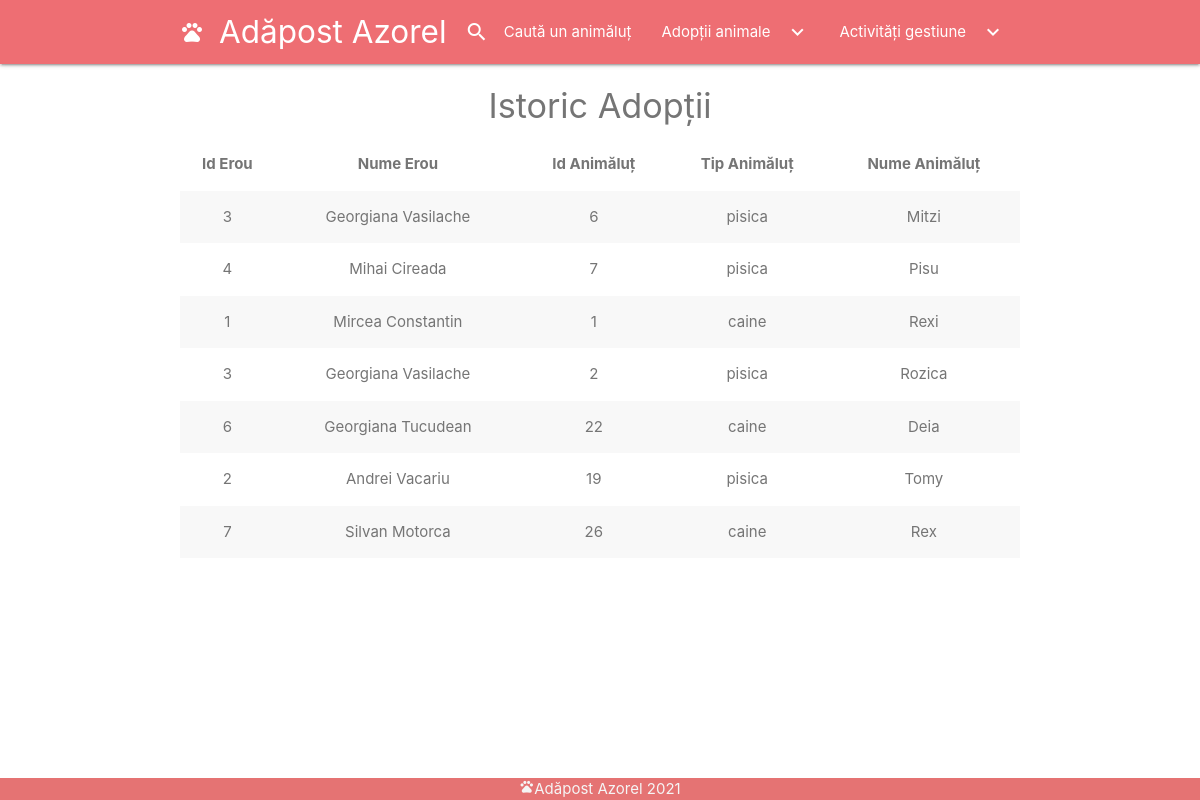
Screenshot of /proiect_adapost/istoric.php with the database file from the repository.
### tables this page shows
CREATE TABLE `clienti` (
  `idClient` int(11) NOT NULL,
  `numeClient` varchar(255) NOT NULL,
  `numarTelefon` varchar(64) NOT NULL,
  `email` varchar(64) NOT NULL,
  `adresa` varchar(255) NOT NULL
);

CREATE TABLE `animale` (
  `idAnimal` int(11) NOT NULL,
  `tip_animal` enum('caine','pisica') NOT NULL,
  `rasa` varchar(64) NOT NULL,
  `culoare` varchar(64) NOT NULL,
  `varsta` int(11) NOT NULL,
  `sex` enum('mascul','femela','necunoscut') NOT NULL,
  `nume` varchar(64) DEFAULT NULL
);

### proiect_adapost/istoric.php (the view, shortened to what this page needs)
<?php
	include('config/db_connect.php');
	$sql = 'SELECT c.idClient, c.numeClient, an.idAnimal, an.tip_animal, an.nume FROM clienti c JOIN adoptii ad ON c.idClient=ad.idClient JOIN animale an ON an.idAnimal = ad.idAnimal';
	$rezultate = mysqli_query($conexiune, $sql);
	$adoptii = mysqli_fetch_all($rezultate, MYSQLI_ASSOC);
?>
<!DOCTYPE html>
<html>
	<?php include('templates/header.php'); ?>
	<section class="container grey-text text-darken-1">
	<h4 class = 'center grey-text text-darken-1'>Istoric Adopții</h4>
	<table class=" centered striped">
		<div class="responsive-table">
        <thead>
          <tr>
              <th>Id Erou</th>
              <th>Nume Erou</th>
              <th>Id Animăluț</th>
              <th>Tip Animăluț</th>
              <th>Nume Animăluț</th>
          </tr>
        </thead>
        <tbody>
         	<?php foreach ($adoptii as $adoptie) { ?>
				<tr>
					<td><?php echo htmlspecialchars($adoptie['idClient']); ?></td>
					<td><?php echo htmlspecialchars($adoptie['numeClient']); ?></td>
					<td><?php echo htmlspecialchars($adoptie['idAnimal']); ?></td>
					<td><?php echo htmlspecialchars($adoptie['tip_animal']); ?></td>
					<td><?php echo htmlspecialchars($adoptie['nume']); ?></td>
				</tr>
			<?php } ?>
        </tbody>
        </div>
      </table>
  	</section>
	<?php include('templates/footer.php'); ?>
</html>

### proiect_adapost/templates/header.php (style rules this page uses)
body { display: flex; min-height: 100vh; flex-direction: column; }

### rows the page displays
clienti: idClient "3", numeClient "Georgiana Vasilache", animale.idAnimal "6", animale.tip_animal "pisica", animale.nume "Mitzi", animale.idAnimal "2", animale.nume "Rozica"
clienti: idClient "4", numeClient "Mihai Cireada", animale.idAnimal "7", animale.tip_animal "pisica", animale.nume "Pisu"
clienti: idClient "1", numeClient "Mircea Constantin", animale.idAnimal "1", animale.tip_animal "caine", animale.nume "Rexi"
clienti: idClient "6", numeClient "Georgiana Tucudean", animale.idAnimal "22", animale.tip_animal "caine", animale.nume "Deia"
clienti: idClient "2", numeClient "Andrei Vacariu", animale.idAnimal "19", animale.tip_animal "pisica", animale.nume "Tomy"
clienti: idClient "7", numeClient "Silvan Motorca", animale.idAnimal "26", animale.tip_animal "caine", animale.nume "Rex"
